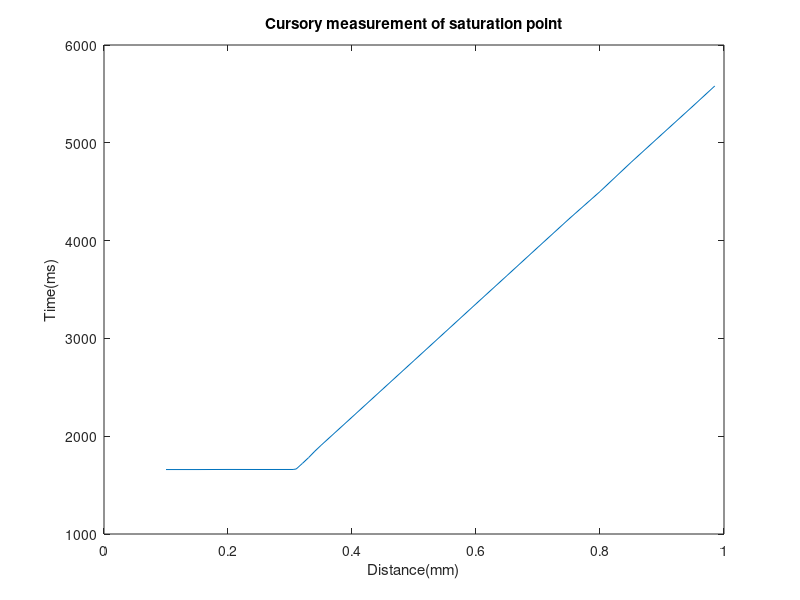
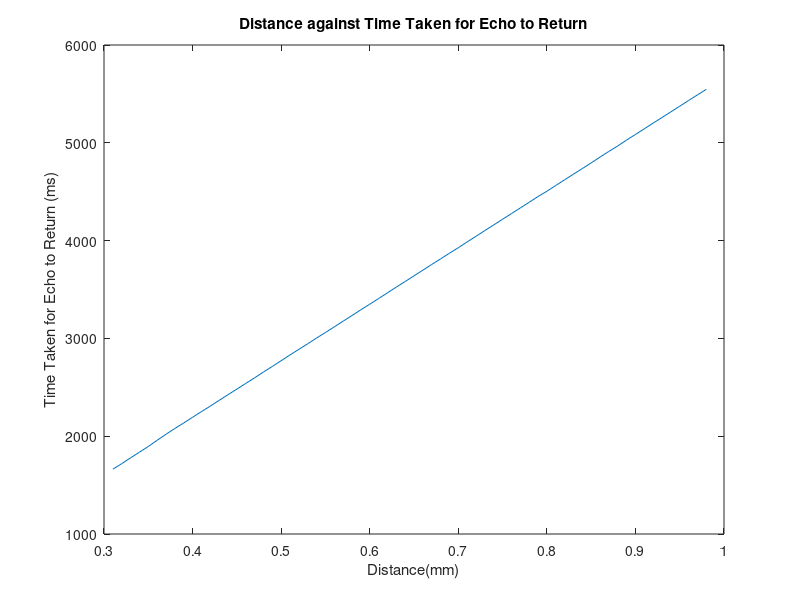
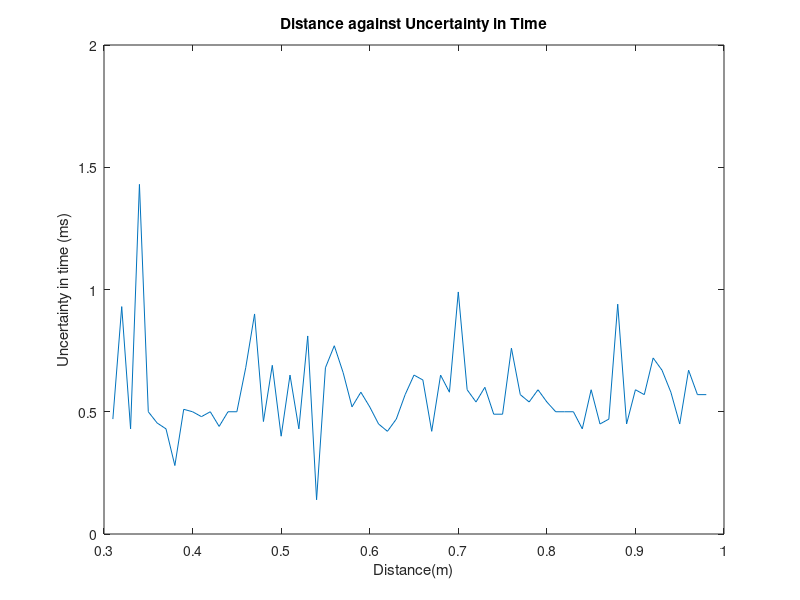
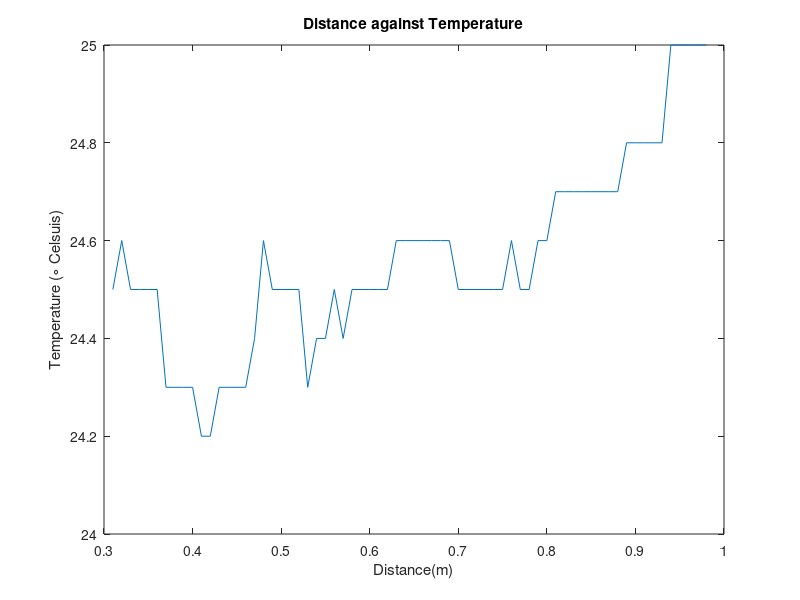

Write the MATLAB code that produced these figures, in order.
%Distances
%Saturates at small X
%Establish the saturation range


%x in millimeters
%t in micro seconds

%Cursory measurements taken to determine saturation point, delta x = 50cm
x1 = 985;
t1 = 5580.30;

x2 = 950;
t2 = 5376.00;

x3 = 900;
t3 = 5088.30;

x4 = 850;
t4 = 4799.80;

x5 = 800;
t5 = 4501.60;

x6 = 750;
t6 = 4221.70;

x7 = 700;
t7 =  3932.60;

x8 = 650;
t8 = 3642.30 ;

x9 = 600;
t9 = 3353.30 ;

x10 = 550;
t10 = 3063.20;

x11 = 500;
t11 = 2773.50;

x12 = 450;
t12 = 2484.20;

x13 = 400;
t13 = 2194.80;

x14 = 350;
t14 = 1906.40;

x15 = 340;
t15 = 1846.20;

x16 = 330;
t16 = 1781.10;

x17 = 320; 
t17 = 1721.70;

x18 = 310;
t18 = 1664.70;

x19 = 305;
t19 = 1659.80;

x20 = 300;
t20 = 1659.80;

x21 = 250;
t21 = 1659.60;

x22 = 200;
t22 = 1660;

x23 = 150;
t23 = 1659;

x24 = 100;
t24 = 1659;

%Closer measurements near saturation points from X20 and T20 onward!





x = [x1,x2,x3,x4,x5,x6,x7,x8,x9,x10,x11,x12,x13,x14,x15,x16,x17,x18,x19,x20,x21,x22,x23,x24];
t = [t1,t2,t3,t4,t5,t6,t7,t8,t9,t10,t11,t12,t13,t14,t15,t16,t17,t18,t19,t20,t21,t22,t23,t24];

figure(1);
plot(x./1000,t);
title('Cursory measurement of saturation point');
xlabel('Distance(mm)') % x-axis label
ylabel('Time(ms)') % y-axis label

%Results

%x is distance
%t is time
%tuncert is the uncertainty in the measured time
%temp is temperature
%h is relative humidity
%p is pressure in mb
p =1027;

x1=310;
t1=1662.66;
tuncert1 =0.47;
temp1=24.5;
h1=63.6;

x2=320;
t2=1719.34;
tuncert2 =0.93;
temp2=24.6;
h2=64.5;

x3=330;
t3=1778.76;
tuncert3 =0.43;
temp3=24.5;
h3=64.1;

x4=340;
t4=1836.52;
tuncert4 =1.43;
temp4=24.5;
h4=64.2;

x5=350;
t5=1894.56;
tuncert5 =0.50;
temp5=24.5;
h5=65;

x6=360;
t6=1958.02;
tuncert6 =0.454;
temp6=24.5;
h6=63.7;

x7=370;
t7=2019.76;
tuncert7 =0.43;
temp7=24.3;
h7=64.9;


x8=380;
t8=2078.96;
tuncert8=0.28;
temp8=24.3;
h8=64.4;

x9=390;
t9=2135.24;
tuncert9= 0.51;
temp9=24.3;
h9=64.6;

x10=400;
t10=2193.46;
tuncert10= 0.50;
temp10=24.3;
h10=64.6;

x11=410;
t11=2251.36;
tuncert11= 0.48;
temp11=24.2;
h11=64.7;

x12=420;%blaze it
t12=2307.54;
tuncert12= 0.50;
temp12=24.2;
h12=66.4;

x13=430;
t13= 2366.27;
tuncert13= 0.44;
temp13=24.3;
h13=65.0;

x14=440;
t14= 2424.44;
tuncert14= 0.50;
temp14=24.3;
h14=64.2;

x15=450;
t15=  2481.56;
tuncert15= 0.50;
temp15=24.3;
h15=65.5;

x16=460;
t16= 2539.34;
tuncert16= 0.68;
temp16=24.3;
h16=64.9;

x17=470;
t17= 2596.56;
tuncert17= 0.90;
temp17=24.4;
h17=67.4;

x18=480;
t18= 2656.30;
tuncert18= 0.46;
temp18=24.6;
h18=66.6;

x19=490;
t19= 2712.86;
tuncert19= 0.69;
temp19=24.5;
h19=64.8;

x20=500;
t20= 2771.80;
tuncert20= 0.40;
temp20=24.5;
h20=64.3;

x21=510;
t21= 2831.06;
tuncert21= 0.65;
temp21=24.5;
h21=64.2;

x22=520;
t22= 2888.12;
tuncert22= 0.43;
temp22=24.5;
h22=65.1;

x23=530;
t23= 2944.94;
tuncert23= 0.81;
temp23=24.3;
h23=65.9;

x24=540;
t24= 3004.02;
tuncert24= 0.14;
temp24=24.4;
h24=64.9;

x25=550;
t25= 3060.12;
tuncert25= 0.68;
temp25=24.4;
h25=64.9;

x26=560;
t26= 3118.20;
tuncert26= 0.77;
temp26=24.5;
h26=65.1;

x27=570;
t27= 3175.92 ;
tuncert27= 0.66;
temp27=24.4;
h27=64.9;

x28=580;
t28=3234.12 ;
tuncert28= 0.52;
temp28=24.5;
h28=64.6;

x29=590;
t29=3292.68 ;
tuncert29= 0.58;
temp29=24.5;
h29=64.8;

x30=600;
t30=3349.64 ;
tuncert30= 0.52;
temp30=24.5;
h30=64.3;

x31=610;
t31=3407.20;
tuncert31= 0.45;
temp31=24.5;
h31=64.0;

x32=620;
t32=3466.02;
tuncert32= 0.42;
temp32=24.5;
h32=64.5;

x33=630;
t33=3524.34;
tuncert33= 0.47;
temp33=24.6;
h33=68.4;

x34=640;
t34=3581.46;
tuncert34= 0.57;
temp34=24.6;
h34=67.4;

x35=650;
t35=3640.12;
tuncert35= 0.65;
temp35=24.6;
h35=64.8;

x36=660;
t36=3697.26;
tuncert36= 0.63;
temp36=24.6;
h36=64.9;

x37=670;
t37=3755.98;
tuncert37= 0.42;
temp37=24.6;
h37=66.7;

x38=680;
t38=3813.12;
tuncert38= 0.65;
temp38=24.6;
h38=64.9;

x39=690;
t39=3870.84;
tuncert39= 0.58;
temp39=24.6;
h39=64.5;

x40=700;
t40=3926.82;
tuncert40= 0.99;
temp40=24.5;
h40=64.0;

x41=710;
t41=3986.88;
tuncert41= 0.59;
temp41=24.5;
h41=65.1;

x42=720;
t42=4043.84;
tuncert42= 0.54;
temp42=24.5;
h42=64.1;

x43=730;
t43=4102.80;
tuncert43= 0.60;
temp43=24.5;
h43=65.1;

x44=740;
t44=4160.28;
tuncert44= 0.49;
temp44=24.5;
h44=64.4;

x45=750;
t45=4218.60;
tuncert45= 0.49;
temp45=24.5;
h45=64.1;

x46=760;
t46=4275.94;
tuncert46= 0.76;
temp46=24.6;
h46=68.6;

x47=770;
t47= 4333.72;
tuncert47= 0.57;
temp47=24.5;
h47=65.2;

x48=780;
t48= 4391.44;
tuncert48= 0.54;
temp48=24.5;
h48=64.5;

x49=790;
t49= 4450.74;
tuncert49= 0.59;
temp49=24.6;
h49=64.8;

x50=800;
t50= 4504.22;
tuncert50= 0.54;
temp50=24.6;
h50=64.2;

x51=810;
t51= 4563.52;
tuncert51= 0.50;
temp51=24.7;
h51=65.3;

x52=820;
t52= 4621.40;
tuncert52= 0.50;
temp52=24.7;
h52=65.5;

x53=830;
t53= 4679.16;
tuncert53= 0.50;
temp53=24.7;
h53=65.8;

x54=840;
t54= 4736.24;
tuncert54= 0.43;
temp54=24.7;
h54=65.8;

x55=850;
t55= 4794.34;
tuncert55= 0.59;
temp55=24.7;
h55=64.6;

x56=860;
t56= 4853.80;
tuncert56= 0.45;
temp56=24.7;
h56=65.4;

x57=870;
t57= 4911.68;
tuncert57= 0.47;
temp57=24.7;
h57=64.4;

x58=880;
t58= 4967.80;
tuncert58= 0.94;
temp58=24.7;
h58=65.3;

x59=890;
t59= 5027.96;
tuncert59= 0.45;
temp59=24.8;
h59=66.3;

x60=900;
t60= 5085.08;
tuncert60= 0.59;
temp60=24.8;
h60=64.0;

x61=910;
t61= 5143.00;
tuncert61= 0.57;
temp61=24.8;
h61=63.9;

x62=920;
t62= 5201.28;
tuncert62= 0.72;
temp62=24.8;
h62=64.3;

x63=930;
t63= 5258.52;
tuncert63= 0.67;
temp63=24.8;
h63=64.9;


x64=940;
t64= 5316.78;
tuncert64= 0.58;
temp64=25.0;
h64=65.7;

x65=950;
t65= 5373.96;
tuncert65= 0.45;
temp65=25.0;
h65=64.3;

x66=960;
t66= 5432.48;
tuncert66= 0.67;
temp66=25.0;
h66=63.9;

x67=970;
t67= 5489.80;
tuncert67= 0.57;
temp67=25.0;
h67=63.9;

x68=980;
t68= 5546.80;
tuncert68= 0.57;
temp68=25.0;
h68=66.2;

x = [x1,x2,x3,x4,x5,x6,x7,x8,x9,x10,x11,x12,x13,x14,x15,x16,x17,x18,x19,x20,x21,x22,x23,x24,x25,x26,x27,x28,x29,x30,x31,x32,x33,x34,x35,x36,x37,x38,x39,x40,x41,x42,x43,x44,x45,x46,x47,x48,x49,x50,x51,x52,x53,x54,x55,x56,x57,x58,x59,x60,x61,x62,x63,x64,x65,x66,x67,x68];
t = [t1,t2,t3,t4,t5,t6,t7,t8,t9,t10,t11,t12,t13,t14,t15,t16,t17,t18,t19,t20,t21,t22,t23,t24,t25,t26,t27,t28,t29,t30,t31,t32,t33,t34,t35,t36,t37,t38,t39,t40,t41,t42,t43,t44,t45,t46,t47,t48,t49,t50,t51,t52,t53,t54,t55,t56,t57,t58,t59,t60,t61,t62,t63,t64,t65,t66,t67,t68];
tuncert = [tuncert1,tuncert2,tuncert3,tuncert4,tuncert5,tuncert6,tuncert7,tuncert8,tuncert9,tuncert10,tuncert11,tuncert12,tuncert13,tuncert14,tuncert15,tuncert16,tuncert17,tuncert18,tuncert19,tuncert20,tuncert21,tuncert22,tuncert23,tuncert24,tuncert25,tuncert26,tuncert27,tuncert28,tuncert29,tuncert30,tuncert31,tuncert32,tuncert33,tuncert34,tuncert35,tuncert36,tuncert37,tuncert38,tuncert39,tuncert40,tuncert41,tuncert42,tuncert43,tuncert44,tuncert45,tuncert46,tuncert47,tuncert48,tuncert49,tuncert50,tuncert51,tuncert52,tuncert53,tuncert54,tuncert55,tuncert56,tuncert57,tuncert58,tuncert59,tuncert60,tuncert61,tuncert62,tuncert63,tuncert64,tuncert65,tuncert66,tuncert67,tuncert68];
temp = [temp1,temp2,temp3,temp4,temp5,temp6,temp7,temp8,temp9,temp10,temp11,temp12,temp13,temp14,temp15,temp16,temp17,temp18,temp19,temp20,temp21,temp22,temp23,temp24,temp25,temp26,temp27,temp28,temp29,temp30,temp31,temp32,temp33,temp34,temp35,temp36,temp37,temp38,temp39,temp40,temp41,temp42,temp43,temp44,temp45,temp46,temp47,temp48,temp49,temp50,temp51,temp52,temp53,temp54,temp55,temp56,temp57,temp58,temp59,temp60,temp61,temp62,temp63,temp64,temp65,temp66,temp67,temp68];
h = [h1,h2,h3,h4,h5,h6,h7,h8,h9,h10,h11,h12,h13,h14,h15,h16,h17,h18,h19,h20,h21,h22,h23,h24,h25,h26,h27,h28,h29,h30,h31,h32,h33,h34,h35,h36,h37,h38,h39,h40,h41,h42,h43,h44,h45,h46,h47,h48,h49,h50,h51,h52,h53,h54,h55,h56,h57,h58,h59,h60,h61,h62,h63,h64,h65,h66,h67,h68];

v= (x./1000)./((t./10^6)/2); 

figure(2)
plot(x./1000,t);
title('Distance against Time Taken for Echo to Return');
xlabel('Distance(mm)') % x-axis label
ylabel('Time Taken for Echo to Return (ms)') % y-axis label

figure(3)
plot(x./1000,tuncert);
title('Distance against Uncertainty in Time');
xlabel('Distance(m)') % x-axis label
ylabel('Uncertainty in time (ms)') % y-axis label

figure(4)
plot(x./1000,temp);
title('Distance against Temperature');
xlabel('Distance(m)') % x-axis label
ylabel('Temperature ({\circ} Celsuis)') % y-axis label

figure(5)
plot(x./1000,h);
title('Distance against Relative Humidity');
xlabel('Distance(m)') % x-axis label
ylabel('Relative Humidity (%)') % y-axis label

figure(6)
plot(x./1000,v);
title('Distance against Speed of Sound');
xlabel('Distance(m)') % x-axis label
ylabel('Speed of Sound (ms^{-1})') % y-axis label





gradOfXandT = polyfit(x,t,1);